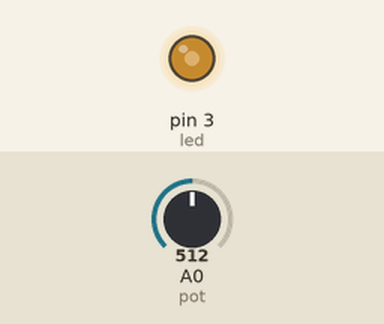
This sketch was run on a simulated Arduino Uno, built with avr-gcc and run on an emulated ATmega328P. Shown: output pins drawn as LEDs (lit = HIGH). The inputs (shaded band) are chosen by the test bench; at power-on: A0 (pot) = 512.

Above: at 1.2 s.
1.3 s: A0 (pot) set to 716
At 2.5 s:
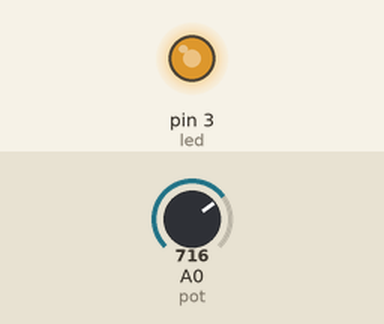
2.8 s: A0 (pot) set to 900
At 3.7 s:
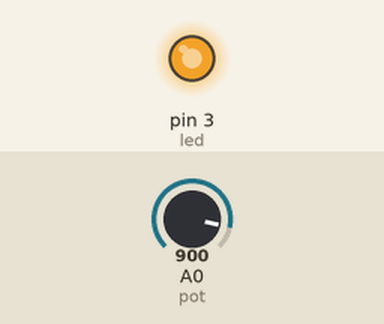
4.3 s: A0 (pot) set to 122
At 4.8 s:
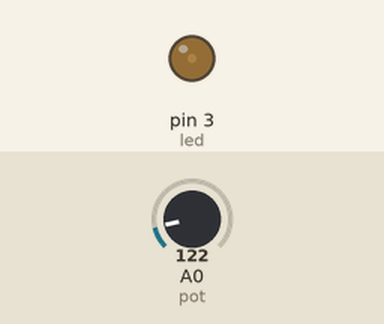
5.8 s: A0 (pot) set to 0
At 7.2 s:
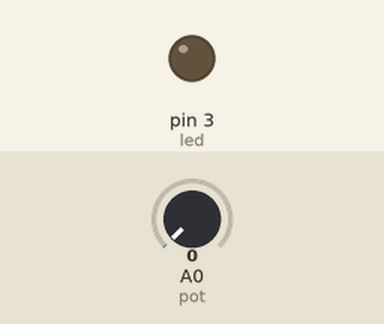
Timing chart, 0 to 8.3 s (numbered marks = the images above; inputs shaded):
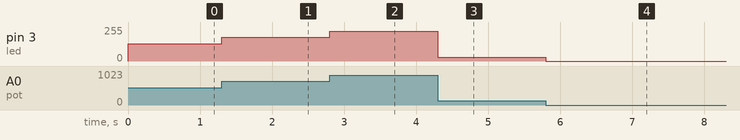

The sketch:

sketch_3e.ino
```cpp
/*
	usiamo il PWM per regolare la luminosità di un LED
	o la velocità di un motore usando un potenziometro
*/

const int led = 3;	// il pin dove è connesso il LED
const int pot = A0;	// il pin del potenziometro

void setup ()
{
	pinMode(led, OUTPUT);	// impostiamo come output
	pinMode(pot, INPUT);	// impostiamo come input
}

void loop ()
{
	int val = analogRead(pot) /4;	// leggiamo e dividiamo
	// dividiamo per 4 perchè 0~1023 -> 1024/4=256 -> 0~255
	analogWrite(led, val);			// pilotiamo il LED
}
```

Measured:
- after the input at 1.3 s, pin 3 (led): 128/255 → 179/255 at once
- after the input at 2.8 s, pin 3 (led): 179/255 → 225/255 at once
- after the input at 4.3 s, pin 3 (led): 225/255 → 30/255 at once
- after the input at 5.8 s, pin 3 (led): 30/255 → 0/255 at once
